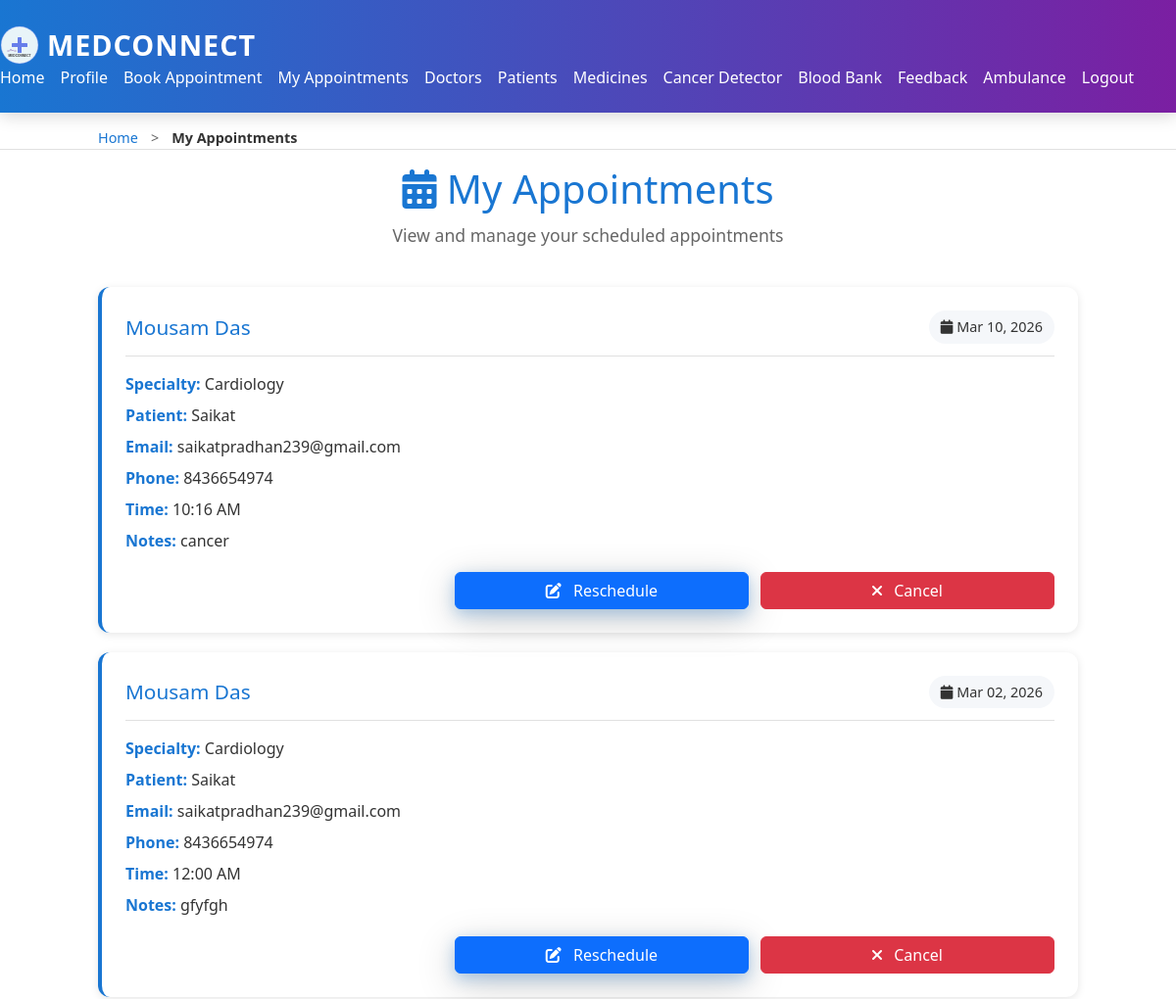
/my-appointments/ (signed in, upper part), run on an earlier commit of the app's database.
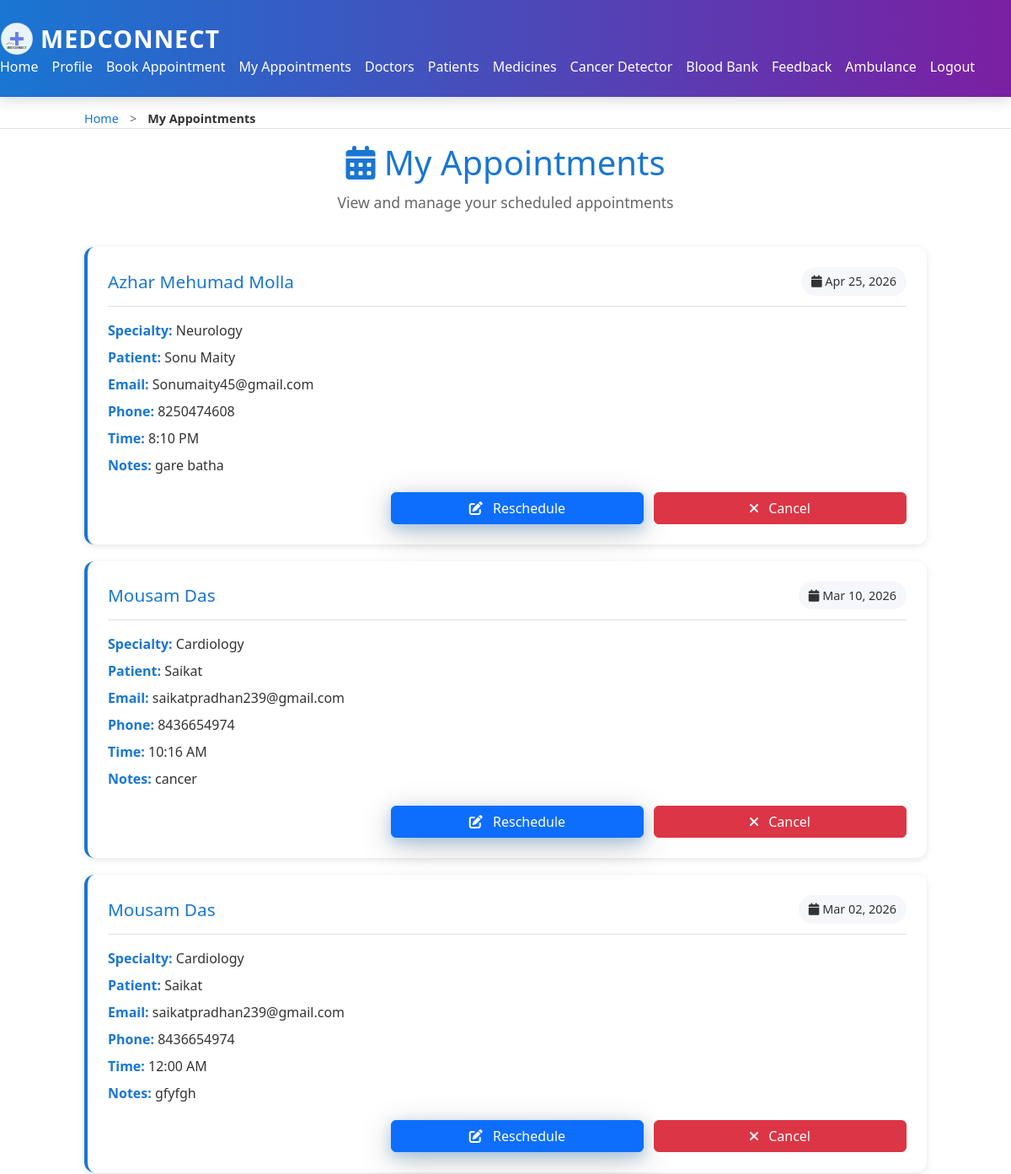
And on a later commit of the database.
### core/models.py (models this page shows, shortened)
class Appointment(models.Model):
    doctor = models.ForeignKey(Doctor, on_delete=models.CASCADE)
    patient = models.ForeignKey(Patient, on_delete=models.CASCADE)
    date = models.DateTimeField()
    notes = models.TextField(blank=True)

class Doctor(models.Model):
    name = models.CharField(max_length=100)
    specialty = models.CharField(max_length=100)
    email = models.EmailField(unique=True)
    phone = models.CharField(max_length=15)
    image = models.ImageField(upload_to='doctor_images/', blank=True, null=True)

class Patient(models.Model):
    name = models.CharField(max_length=100)
    email = models.EmailField(unique=True)
    phone = models.CharField(max_length=15)
    date_of_birth = models.DateField(blank=True, null=True)

### core/views.py (the view)
# urls.py: path('my-appointments/', views.my_appointments, name='my_appointments'),
@login_required
def my_appointments(request):
    appointments = Appointment.objects.all().order_by('-date')
    return render(request, 'core/my_appointments.html', {'appointments': appointments})

### core/templates/core/my_appointments.html (shortened to what this page needs)
{% extends 'core/base.html' %}
{% block breadcrumbs %}
<div class="breadcrumb">
    <div class="container">
        <a href="/">Home</a> <span class="separator">></span> <span class="current">My Appointments</span>
    </div>
</div>
{% endblock %}
{% block content %}
<div class="container">
    <div class="page-header">
        <h2><i class="fas fa-calendar-alt"></i> My Appointments</h2>
        <p>View and manage your scheduled appointments</p>
    </div>
    {% if appointments %}
        <div class="appointments-list">
            {% for appointment in appointments %}
            <div class="appointment-card">
                <div class="appointment-header">
                    <h3>{{ appointment.doctor.name }}</h3>
                    <span class="appointment-date">
                        <i class="fas fa-calendar"></i>
                        {{ appointment.date|date:"M d, Y" }}
                    </span>
                </div>
                <div class="appointment-details">
                    <p><strong>Specialty:</strong> {{ appointment.doctor.specialty }}</p>
                    <p><strong>Patient:</strong> {{ appointment.patient.name }}</p>
                    <p><strong>Email:</strong> {{ appointment.patient.email }}</p>
                    <p><strong>Phone:</strong> {{ appointment.patient.phone }}</p>
                    <p><strong>Time:</strong> {{ appointment.date|date:"g:i A" }}</p>
                    {% if appointment.notes %}
                        <p><strong>Notes:</strong> {{ appointment.notes }}</p>
                    {% endif %}
                </div>
                <div class="appointment-actions">
                    <button class="btn btn-primary">
                        <i class="fas fa-edit"></i> Reschedule
                    </button>
                    <button class="btn btn-danger">
                        <i class="fas fa-times"></i> Cancel
                    </button>
                </div>
            </div>
            {% endfor %}
        </div>
    {% endif %}
</div>
{% endblock %}

### core/templates/core/base.html (shortened to what this page needs)
{% load static %}
<!DOCTYPE html>
<html lang="en">
<head>
    <link rel="stylesheet" href="{% static 'core/style.css' %}">
    <link rel="stylesheet" href="{% static 'core/hero.css' %}">
    <link rel="stylesheet" href="https://cdnjs.cloudflare.com/ajax/libs/font-awesome/6.0.0/css/all.min.css">
    <link href="https://cdn.jsdelivr.net/npm/bootstrap@5.3.0/dist/css/bootstrap.min.css" rel="stylesheet">
    <script src="https://cdn.tailwindcss.com"></script>
</head>
<body>
    <div class="page-container">
        <header>
            <div class="navbar">
                <div class="logo">
                    <img src="{% static 'core/medconnect-logo.svg' %}" alt="MEDCONNECT" style="width: 40px; height: 40px; margin-right: 8px;">
                    <span>MEDCONNECT</span>
                </div>
                <nav class="nav-menu">
                    <a href="/" class="nav-link">Home</a>
                    {% if user.is_authenticated %}
                        <a href="/profile/" class="nav-link">Profile</a>
                        <a href="/book/" class="nav-link">Book Appointment</a>
                        <a href="/my-appointments/" class="nav-link">My Appointments</a>
                        <a href="/doctors/" class="nav-link">Doctors</a>
                        <a href="/patients/" class="nav-link">Patients</a>
                        <a href="/medicines/" class="nav-link">Medicines</a>
                        <a href="/cancer-detector/" class="nav-link">Cancer Detector</a>
                        <a href="/blood/" class="nav-link">Blood Bank</a>
                        <a href="/feedback/" class="nav-link">Feedback</a>
                        <a href="/ambulance/" class="nav-link">Ambulance</a>
                        <form method="post" action="{% url 'logout' %}" style="display: inline;">
                            <button type="submit" class="nav-link btn-logout">Logout</button>
                        </form>
                    {% else %}
                        <a href="/login/" class="nav-link">Login</a>
                        <a href="/register/" class="nav-link btn-nav">Register</a>
                    {% endif %}
                </nav>
            </div>
        </header>
        <main class="main-content">
            {% block breadcrumbs %}{% endblock %}
            {% block content %}{% endblock %}
        </main>
    </div>
</body>
</html>

### core/static/core/style.css (style rules this page uses)
* { margin: 0; padding: 0; box-sizing: border-box; }
:root { --primary-color: #1976d2; --secondary-color: #7b1fa2; --success-color: #4caf50; --danger-color: #f44336; --warning-color: #ff9800; --info-color: #2196f3; --light-bg: #f5f7fa; --dark-text: #333333; --border-color: #e0e0e0; --shadow: 0 2px 8px rgba(0, 0, 0, 0.1); --shadow-lg: 0 4px 16px rgba(0, 0, 0, 0.15); --shadow-3d: 0 10px 40px rgba(0, 0, 0, 0.2); --shadow-3d-lg: 0 20px 60px rgba(0, 0, 0, 0.3); --glass-blur: blur(10px); --glass-bg: rgba(255, 255, 255, 0.85); }
body { font-family: 'Roboto', Arial, sans-serif; background-color: var(--light-bg); color: var(--dark-text); line-height: 1.6; }
.page-container { display: flex; flex-direction: column; min-height: 100vh; }
.main-content { flex: 1; padding: 15px 0; }
header { background: linear-gradient(90deg, var(--primary-color) 0%, var(--secondary-color) 100%); color: white; padding: 1rem 0; box-shadow: var(--shadow-lg); position: sticky; top: 0; z-index: 100; }
.navbar { display: flex; align-items: center; justify-content: space-between; max-width: 1200px; margin: 0 auto; padding: 0 20px; }
.logo { display: flex; align-items: center; font-size: 1.8em; font-weight: bold; letter-spacing: 1px; cursor: pointer; transition: transform 0.3s ease; }
.nav-menu { display: flex; align-items: center; gap: 1rem; flex-wrap: wrap; }
.nav-link { color: white; text-decoration: none; padding: 8px 16px; border-radius: 20px; transition: all 0.3s ease; font-weight: 500; position: relative; transform-style: preserve-3d; }
.nav-link::after { content: ''; position: absolute; bottom: 0; left: 0; width: 0; height: 2px; background-color: #ffeb3b; transition: width 0.3s ease; }
.btn-logout { background-color: var(--danger-color); color: white !important; border: none; cursor: pointer; font-weight: bold; padding: 8px 20px; border-radius: 20px; transition: all 0.3s ease; }
.btn { display: inline-block; padding: 12px 28px; border-radius: 25px; text-decoration: none; font-weight: bold; transition: all 0.3s ease; cursor: pointer; border: none; font-size: 1em; text-align: center; position: relative; transform-style: preserve-3d; perspective: 1000px; }
.btn i { margin-right: 8px; }
.btn-primary { background: linear-gradient(45deg, var(--primary-color) 0%, var(--info-color) 100%); color: white; box-shadow: 0 5px 15px rgba(25, 118, 210, 0.3), var(--shadow-3d); position: relative; }
.btn-primary::before { content: ''; position: absolute; top: 0; left: 0; right: 0; bottom: 0; background: linear-gradient(45deg, rgba(255,255,255,0.3) 0%, transparent 100%); border-radius: 25px; opacity: 0; transition: opacity 0.3s ease; }
.container { max-width: 1200px; margin: 0 auto; padding: 0 20px; }
.page-header { text-align: center; margin-bottom: 40px; }
.page-header h2 { font-size: 2.5em; color: var(--primary-color); margin-bottom: 10px; }
.page-header p { font-size: 1.1em; color: #666; }
.btn { width: 100%; max-width: 300px; }
.appointments-list { display: flex; flex-direction: column; gap: 20px; }
.appointment-card { background: white; border-radius: 12px; box-shadow: var(--shadow); padding: 24px; border-left: 4px solid var(--primary-color); transition: transform 0.3s ease, box-shadow 0.3s ease; }
.appointment-header { display: flex; justify-content: space-between; align-items: center; margin-bottom: 16px; padding-bottom: 12px; border-bottom: 1px solid var(--border-color); }
.appointment-header h3 { margin: 0; color: var(--primary-color); font-size: 1.3em; }
.appointment-date { background: var(--light-bg); padding: 6px 12px; border-radius: 20px; font-size: 0.9em; color: var(--dark-text); }
.appointment-details p { margin: 8px 0; color: var(--dark-text); }
.appointment-details strong { color: var(--primary-color); }
.appointment-actions { margin-top: 20px; display: flex; gap: 12px; justify-content: flex-end; }
.breadcrumb { background: var(--light-bg); padding: 15px 0; border-bottom: 1px solid var(--border-color); }
.breadcrumb .container { display: flex; align-items: center; gap: 8px; font-size: 0.9em; }
.breadcrumb a { color: var(--primary-color); text-decoration: none; font-weight: 500; }
.breadcrumb .separator { color: #666; margin: 0 5px; }
.breadcrumb .current { color: var(--dark-text); font-weight: 600; }

### core/static/core/hero.css (style rules this page uses)
.btn-primary,.btn-secondary { padding:0.65rem 1.25rem;border-radius:8px;text-decoration:none;display:inline-block;font-weight:600 }
.btn-primary { background:#0d6efd;color:#fff }

What changed in the data, as far as the page shows it:
added Appointment: doctor.name "Azhar Mehumad Molla", date "Apr 25, 2026", doctor.specialty "Neurology", patient.name "Sonu Maity", patient.email "Sonumaity45@gmail.com", patient.phone "8250474608", date "8:10 PM", notes "gare batha"
